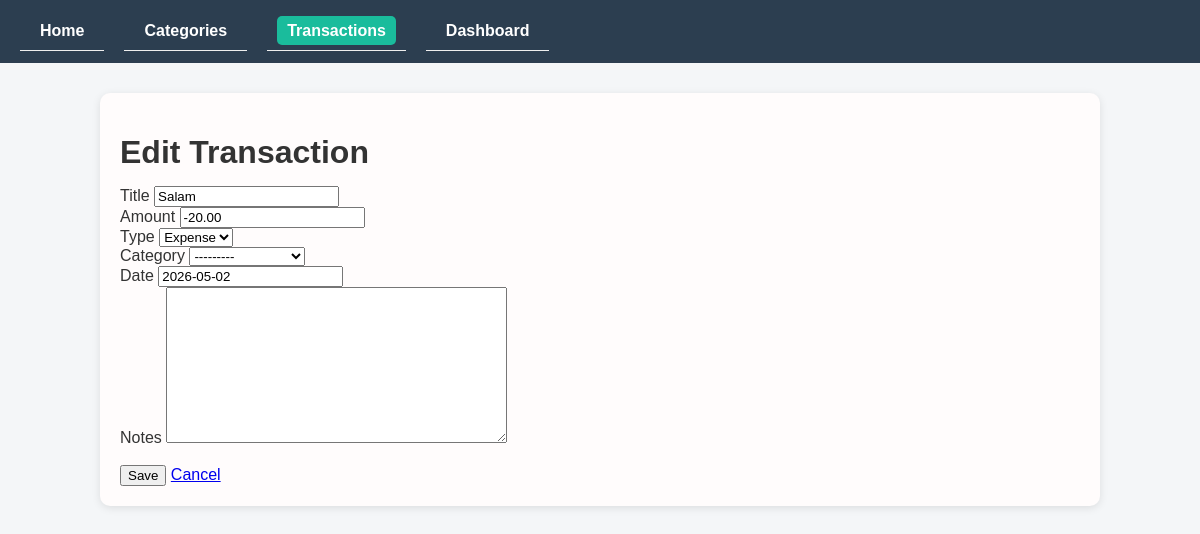
/transactions/edit/7/, run on the app's committed database.
### transactions/models.py (models this page shows, shortened)
class Transaction(models.Model):
    TYPES = [('income','Income'),('expense','Expense')]
    title = models.CharField(max_length=200)
    amount = models.DecimalField(max_digits=10, decimal_places=2)
    type = models.CharField(max_length=10, choices=TYPES)
    category = models.ForeignKey(Category, on_delete=models.SET_NULL, null=True,blank=True)
    date = models.DateField()
    notes = models.TextField(blank=True)
    created_at = models.DateTimeField(auto_now_add=True)
    class Meta:
        ordering = ['-date', '-created_at']

### transactions/views.py (the view)
# urls.py: path('edit/<int:pk>/', TransactionUpdateView.as_view(), name='transaction_edit'),
class TransactionUpdateView(UpdateView):
    model=Transaction
    form_class=TransactionForm
    template_name='transactions/form.html'
    success_url=reverse_lazy('transaction_list')

### transactions/forms.py
class TransactionForm(forms.ModelForm):
    class Meta:
        model = Transaction
        fields = ['title', 'amount', 'type', 'category', 'date', 'notes']
    def __init__(self, *args, **kwargs):
        super().__init__(*args, **kwargs)
        if self.data.get('type'):
            t_type = self.data.get('type')
            self.fields['category'].queryset = Category.objects.filter(
                type=t_type
            )
        elif self.instance.pk:
            self.fields['category'].queryset = Category.objects.filter(
                type=self.instance.type
            )

### categories/models.py (called while the page is built)
    def __str__(self):
        return f"{self.name} ({self.type})"

### transactions/templates/transactions/form.html (shortened to what this page needs)
{% extends 'base.html' %}
{% block content %}
<h1>{% if form.instance.pk %}Edit{% else %}Add{% endif %} Transaction</h1>
<form method="post">
    <div>
        <label>Title</label>
        {{ form.title }}
    </div>
    <div>
        <label>Amount</label>
        {{ form.amount }}
    </div>
    <div>
        <label>Type</label>
        {{ form.type }}
    </div>
    <div>
        <label>Category</label>
        {{ form.category }}
    </div>
    <div>
        <label>Date</label>
        {{ form.date }}
    </div>
    <div>
        <label>Notes</label>
        {{ form.notes }}
    </div>
    <br>
    <button type="submit">Save</button>
    <a href="{% url 'transaction_list' %}">Cancel</a>
</form>
{% endblock %}

### static/css/style.css (style rules this page uses)
body { font-family: Arial, sans-serif; margin: 0; padding: 0; background: #f4f6f8; color: #333; }
h1, h2, h3 { margin-bottom: 15px; }

### data on the page
Transaction: title "Salam", amount "-20.00", type "Expense", category "---------", date "2026-05-02"
